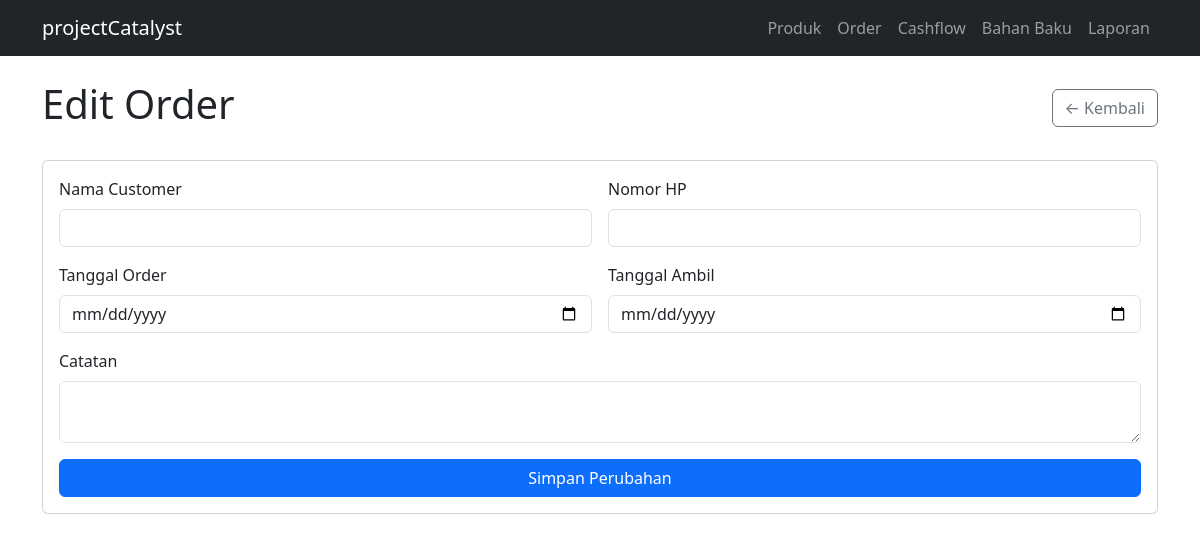
The page /orders/edit/1 on the database as committed earlier.
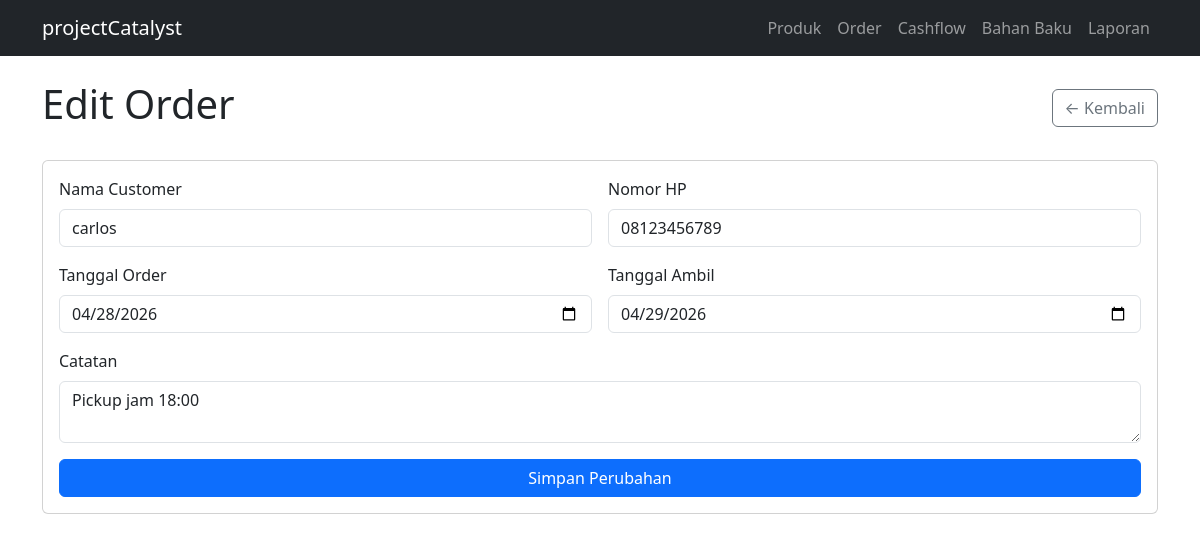
The same page on the database as committed later.
### tables this page shows
CREATE TABLE orders (
    id              INTEGER PRIMARY KEY AUTOINCREMENT,
    customer_name   TEXT NOT NULL,
    customer_phone  TEXT,
    order_date      TEXT NOT NULL,
    pickup_date     TEXT,
    status          TEXT DEFAULT 'pending',
    payment_method  TEXT NOT NULL,
    payment_status  TEXT DEFAULT 'unpaid',
    notes           TEXT,
    created_at      TEXT DEFAULT CURRENT_TIMESTAMP
);

### app.py (the view)
@app.route('/orders/edit/<int:order_id>')
def edit_order_page(order_id):
    order = get_order_by_id(order_id)
    return render_template('edit_order.html', order=order)

### database/db.py (called while the page is built)
def get_connection():
    conn = sqlite3.connect(DB_PATH)
    conn.row_factory = sqlite3.Row
    conn.execute("PRAGMA foreign_keys = ON")
    return conn

def get_order_by_id(order_id):
    conn = get_connection()
    order = conn.execute(
        "SELECT * FROM orders WHERE id = ?",
        (order_id,)
    ).fetchone()
    conn.close()
    return order

### templates/edit_order.html (shortened to what this page needs)
{% extends 'base.html' %}
{% block content %}
<div class="d-flex justify-content-between align-items-center mb-4">
    <h1>Edit Order</h1>
    <a href="/orders" class="btn btn-outline-secondary">← Kembali</a>
</div>
<div class="card">
    <div class="card-body">
        <form action="/orders/edit/{{ order['id'] }}" method="POST">
            <div class="row g-3">
                <div class="col-12 col-md-6">
                    <label class="form-label">Nama Customer</label>
                    <input type="text" name="customer_name" class="form-control"
                           value="{{ order['customer_name'] }}" required>
                </div>
                <div class="col-12 col-md-6">
                    <label class="form-label">Nomor HP</label>
                    <input type="text" name="customer_phone" class="form-control"
                           value="{{ order['customer_phone'] or '' }}">
                </div>
                <div class="col-12 col-md-6">
                    <label class="form-label">Tanggal Order</label>
                    <input type="date" name="order_date" class="form-control"
                           value="{{ order['order_date'] }}" required>
                </div>
                <div class="col-12 col-md-6">
                    <label class="form-label">Tanggal Ambil</label>
                    <input type="date" name="pickup_date" class="form-control"
                           value="{{ order['pickup_date'] or '' }}">
                </div>
                <div class="col-12">
                    <label class="form-label">Catatan</label>
                    <textarea name="notes" class="form-control" rows="2">{{ order['notes'] or '' }}</textarea>
                </div>
            </div>
            <button type="submit" class="btn btn-primary mt-3 w-100 w-md-auto">Simpan Perubahan</button>
        </form>
    </div>
</div>
{% endblock %}

Rows that differ between the two databases and show on the page:
added orders: customer_name "carlos", customer_phone "08123456789", order_date "04/28/2026", pickup_date "04/29/2026", notes "Pickup jam 18:00"
